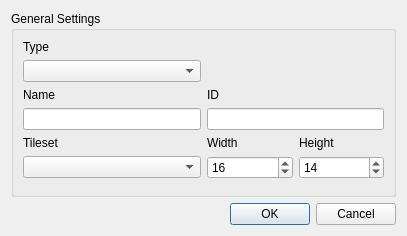
<?xml version="1.0" encoding="UTF-8"?>
<ui version="4.0">
 <class>CreateNewMapDialog</class>
 <widget class="QDialog" name="CreateNewMapDialog">
  <property name="geometry">
   <rect>
    <x>0</x>
    <y>0</y>
    <width>407</width>
    <height>236</height>
   </rect>
  </property>
  <property name="windowTitle">
   <string>Create new map</string>
  </property>
  <layout class="QVBoxLayout" name="verticalLayout">
   <item>
    <widget class="QGroupBox" name="groupBox">
     <property name="title">
      <string>General Settings</string>
     </property>
     <layout class="QGridLayout" name="gridLayout">
      <item row="4" column="2">
       <widget class="QWidget" name="widget" native="true">
        <layout class="QHBoxLayout" name="horizontalLayout">
         <property name="leftMargin">
          <number>0</number>
         </property>
         <property name="topMargin">
          <number>0</number>
         </property>
         <property name="rightMargin">
          <number>0</number>
         </property>
         <property name="bottomMargin">
          <number>0</number>
         </property>
         <item>
          <widget class="QLabel" name="label_4">
           <property name="text">
            <string>Width</string>
           </property>
          </widget>
         </item>
         <item>
          <widget class="QLabel" name="label_5">
           <property name="text">
            <string>Height</string>
           </property>
          </widget>
         </item>
        </layout>
       </widget>
      </item>
      <item row="3" column="1">
       <widget class="QLineEdit" name="nameEdit"/>
      </item>
      <item row="4" column="1">
       <widget class="QLabel" name="label_3">
        <property name="text">
         <string>Tileset</string>
        </property>
       </widget>
      </item>
      <item row="2" column="1">
       <widget class="QLabel" name="label">
        <property name="text">
         <string>Name</string>
        </property>
       </widget>
      </item>
      <item row="3" column="2">
       <widget class="QLineEdit" name="idEdit"/>
      </item>
      <item row="2" column="2">
       <widget class="QLabel" name="label_2">
        <property name="text">
         <string>ID</string>
        </property>
       </widget>
      </item>
      <item row="5" column="1">
       <widget class="QComboBox" name="tilesetSelect"/>
      </item>
      <item row="5" column="2">
       <widget class="QWidget" name="widget_2" native="true">
        <layout class="QHBoxLayout" name="horizontalLayout_2">
         <property name="leftMargin">
          <number>0</number>
         </property>
         <property name="topMargin">
          <number>0</number>
         </property>
         <property name="rightMargin">
          <number>0</number>
         </property>
         <property name="bottomMargin">
          <number>0</number>
         </property>
         <item>
          <widget class="QSpinBox" name="widthSelect">
           <property name="minimum">
            <number>1</number>
           </property>
           <property name="value">
            <number>16</number>
           </property>
          </widget>
         </item>
         <item>
          <widget class="QSpinBox" name="heightSelect">
           <property name="minimum">
            <number>1</number>
           </property>
           <property name="value">
            <number>14</number>
           </property>
          </widget>
         </item>
        </layout>
       </widget>
      </item>
      <item row="0" column="1">
       <widget class="QLabel" name="label_6">
        <property name="text">
         <string>Type</string>
        </property>
       </widget>
      </item>
      <item row="6" column="1">
       <spacer name="verticalSpacer">
        <property name="orientation">
         <enum>Qt::Vertical</enum>
        </property>
        <property name="sizeHint" stdset="0">
         <size>
          <width>20</width>
          <height>40</height>
         </size>
        </property>
       </spacer>
      </item>
      <item row="1" column="1">
       <widget class="QComboBox" name="typeSelect"/>
      </item>
     </layout>
    </widget>
   </item>
   <item>
    <widget class="QDialogButtonBox" name="buttonBox">
     <property name="orientation">
      <enum>Qt::Horizontal</enum>
     </property>
     <property name="standardButtons">
      <set>QDialogButtonBox::Cancel|QDialogButtonBox::Ok</set>
     </property>
    </widget>
   </item>
  </layout>
 </widget>
 <tabstops>
  <tabstop>nameEdit</tabstop>
  <tabstop>idEdit</tabstop>
  <tabstop>tilesetSelect</tabstop>
  <tabstop>widthSelect</tabstop>
  <tabstop>heightSelect</tabstop>
 </tabstops>
 <resources/>
 <connections>
  <connection>
   <sender>buttonBox</sender>
   <signal>accepted()</signal>
   <receiver>CreateNewMapDialog</receiver>
   <slot>accept()</slot>
   <hints>
    <hint type="sourcelabel">
     <x>248</x>
     <y>254</y>
    </hint>
    <hint type="destinationlabel">
     <x>157</x>
     <y>274</y>
    </hint>
   </hints>
  </connection>
  <connection>
   <sender>buttonBox</sender>
   <signal>rejected()</signal>
   <receiver>CreateNewMapDialog</receiver>
   <slot>reject()</slot>
   <hints>
    <hint type="sourcelabel">
     <x>316</x>
     <y>260</y>
    </hint>
    <hint type="destinationlabel">
     <x>286</x>
     <y>274</y>
    </hint>
   </hints>
  </connection>
 </connections>
</ui>
